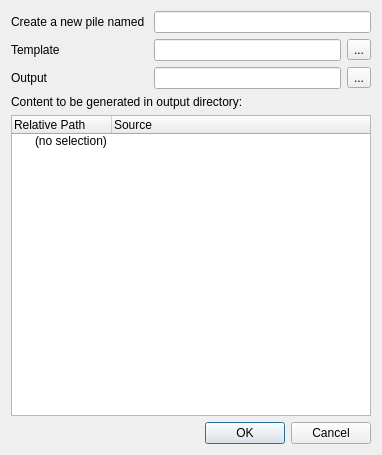
<?xml version="1.0" encoding="UTF-8"?>
<ui version="4.0">
 <class>NewPileDlg</class>
 <widget class="QDialog" name="NewPileDlg">
  <property name="geometry">
   <rect>
    <x>0</x>
    <y>0</y>
    <width>382</width>
    <height>455</height>
   </rect>
  </property>
  <property name="windowTitle">
   <string>Create new pile</string>
  </property>
  <property name="windowIcon">
   <iconset resource="appres.qrc">
    <normaloff>:/icons/resources/icons/package.png</normaloff>:/icons/resources/icons/package.png</iconset>
  </property>
  <layout class="QGridLayout" name="gridLayout">
   <item row="2" column="1" colspan="2">
    <widget class="QLineEdit" name="le_output_path"/>
   </item>
   <item row="1" column="3">
    <widget class="QToolButton" name="btn_template_path">
     <property name="text">
      <string>...</string>
     </property>
    </widget>
   </item>
   <item row="1" column="1" colspan="2">
    <widget class="QLineEdit" name="le_template_path"/>
   </item>
   <item row="1" column="0">
    <widget class="QLabel" name="label_3">
     <property name="text">
      <string>Template</string>
     </property>
    </widget>
   </item>
   <item row="2" column="3">
    <widget class="QToolButton" name="btn_output_path">
     <property name="text">
      <string>...</string>
     </property>
    </widget>
   </item>
   <item row="2" column="0">
    <widget class="QLabel" name="label_4">
     <property name="text">
      <string>Output</string>
     </property>
    </widget>
   </item>
   <item row="5" column="0" colspan="4">
    <widget class="QDialogButtonBox" name="buttonBox">
     <property name="orientation">
      <enum>Qt::Horizontal</enum>
     </property>
     <property name="standardButtons">
      <set>QDialogButtonBox::Cancel|QDialogButtonBox::Ok</set>
     </property>
    </widget>
   </item>
   <item row="0" column="1" colspan="3">
    <widget class="QLineEdit" name="le_pile_name"/>
   </item>
   <item row="0" column="0">
    <widget class="QLabel" name="label">
     <property name="text">
      <string>Create a new pile named </string>
     </property>
    </widget>
   </item>
   <item row="4" column="0" colspan="4">
    <widget class="QTreeWidget" name="tv_expected_content">
     <property name="alternatingRowColors">
      <bool>true</bool>
     </property>
     <property name="iconSize">
      <size>
       <width>16</width>
       <height>16</height>
      </size>
     </property>
     <property name="uniformRowHeights">
      <bool>true</bool>
     </property>
     <property name="headerHidden">
      <bool>false</bool>
     </property>
     <column>
      <property name="text">
       <string>Relative Path</string>
      </property>
     </column>
     <column>
      <property name="text">
       <string>Source</string>
      </property>
     </column>
     <item>
      <property name="text">
       <string>(no selection)</string>
      </property>
     </item>
    </widget>
   </item>
   <item row="3" column="0" colspan="3">
    <widget class="QLabel" name="label_5">
     <property name="text">
      <string>Content to be generated in output directory:</string>
     </property>
    </widget>
   </item>
  </layout>
 </widget>
 <resources>
  <include location="appres.qrc"/>
 </resources>
 <connections>
  <connection>
   <sender>buttonBox</sender>
   <signal>accepted()</signal>
   <receiver>NewPileDlg</receiver>
   <slot>accept()</slot>
   <hints>
    <hint type="sourcelabel">
     <x>248</x>
     <y>254</y>
    </hint>
    <hint type="destinationlabel">
     <x>157</x>
     <y>274</y>
    </hint>
   </hints>
  </connection>
  <connection>
   <sender>buttonBox</sender>
   <signal>rejected()</signal>
   <receiver>NewPileDlg</receiver>
   <slot>reject()</slot>
   <hints>
    <hint type="sourcelabel">
     <x>316</x>
     <y>260</y>
    </hint>
    <hint type="destinationlabel">
     <x>286</x>
     <y>274</y>
    </hint>
   </hints>
  </connection>
 </connections>
</ui>
